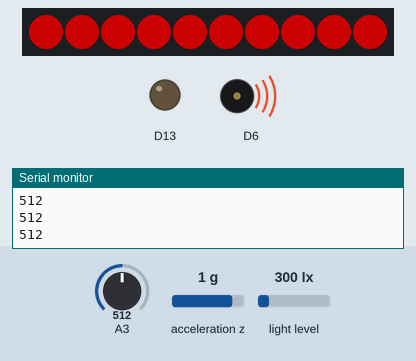
A sketch run on a simulated Adafruit Circuit Playground Express. On the bench: 10 RGB LEDs in strip order, left to right, output pins drawn as LEDs (lit = HIGH), buzzer (waves = sounding), the last lines printed to the serial monitor. The inputs (shaded band) are chosen by the test bench; at power-on: light level 300 lx, A3 = 512, acceleration z 1 g. Dim RGB values are drawn brighter than linear.

Above: at 1.2 s.
1.3 s: light level set to 500 lx
At 1.86 s:
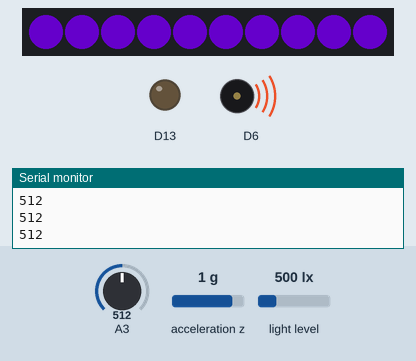
3.4 s: A3 set to 716
5.5 s: A3 set to 900
At 6.02 s:
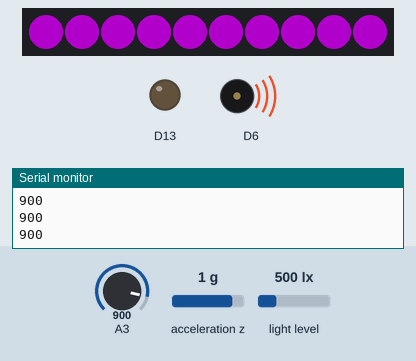
7.6 s: acceleration z set to -1.4 g
At 7.77 s:
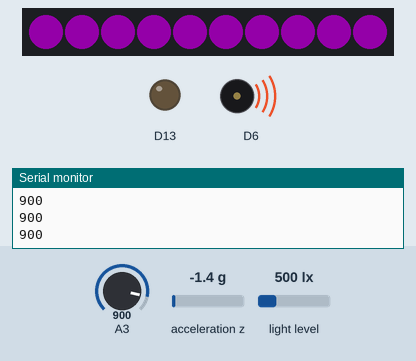
9.1 s: light level set to 40 lx
At 9.63 s:
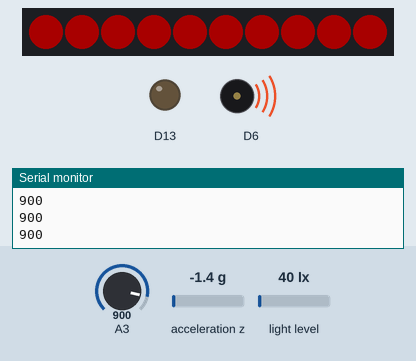
11.9 s: light level set to 1000 lx
At 12.44 s:
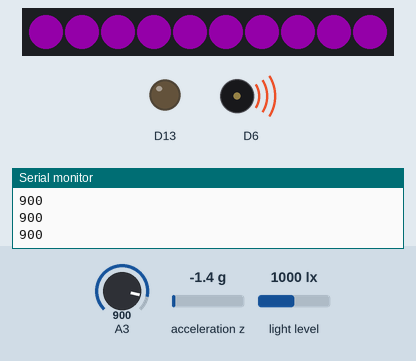
Timing chart, 0 to 14.9 s (numbered marks = the images above; inputs shaded):
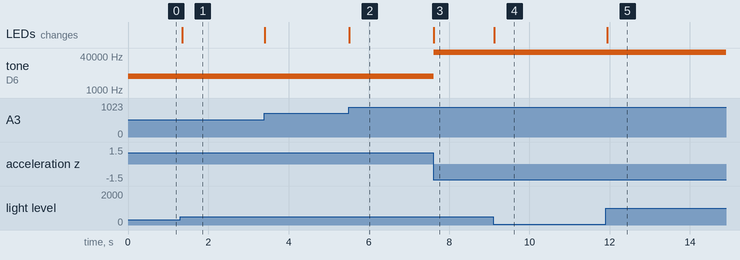

Measured:
- after the input at 1.3 s, the LEDs: change after 0.05 s (image 1)
- after the input at 5.5 s, the LEDs: change at once (image 2)
- after the input at 7.6 s, tone on D6: 4520 Hz → 60648 Hz at once; the LEDs: change at once (image 3)
- after the input at 9.1 s, the LEDs: change at once (image 4)
- after the input at 11.9 s, the LEDs: change at once (image 5)

The sketch:

sketch_nov4a.ino
```cpp
#include <Adafruit_CircuitPlayground.h>
//define variables
float accelZ;//changing z axis acceleration from up to down
int lightLevel;//light sensor
int brightness;//brightness of LED
int toneFreq;//the frequency of sound value
int touchValue;//the value of touchsensor
int red;

void setup() {
  // put your setup code here, to run once:
  CircuitPlayground.begin();
  Serial.begin(9600);
}

void loop() {
  // put your main code here, to run repeatedly:
  accelZ = CircuitPlayground.motionZ();//read motion from accelerometer
  lightLevel = CircuitPlayground.lightSensor();// read light level
  touchValue = analogRead(A3);
  Serial.println(touchValue);

  toneFreq = map(accelZ * 100,-100,100,200,1000);//map to sound pitch
  brightness = map(abs(accelZ * 100), 0, 100, 10, 255);//map to led brightness
  red = map(touchValue,0,1023,0,255);//map touchvalue to leds' redvalue
  int r,g,b;

  if (lightLevel<200){//light color based on the sensor
    r=255;g=0;b=0;
  }else{
    r=red;g=0;b=255;
  }
  CircuitPlayground.setBrightness(brightness);
  for (int i=0; i<10; i++){
    CircuitPlayground.setPixelColor(i,r,g,b);
  }
    CircuitPlayground.playTone(toneFreq,50);
}
```
